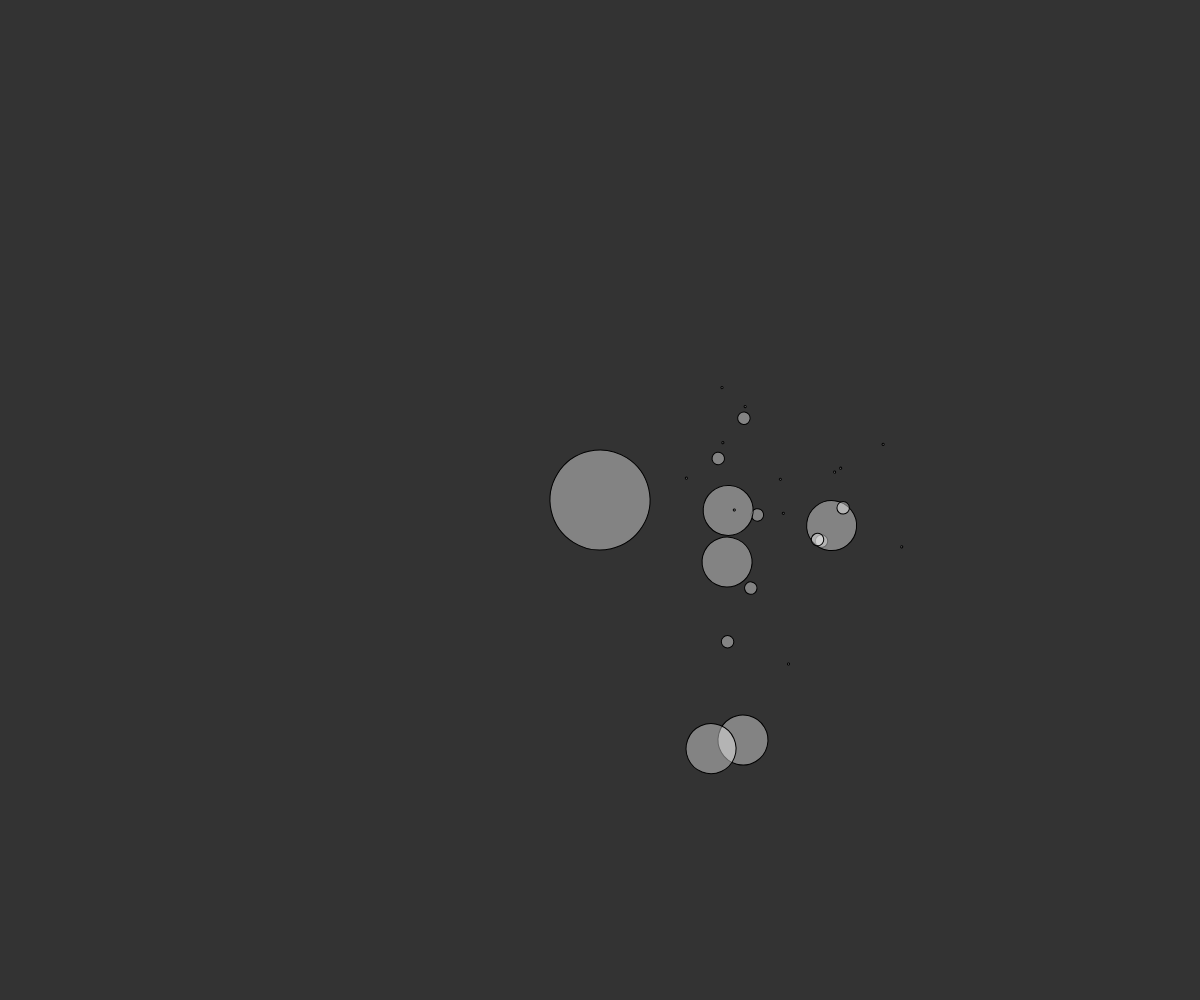
Frame 1 (no input)
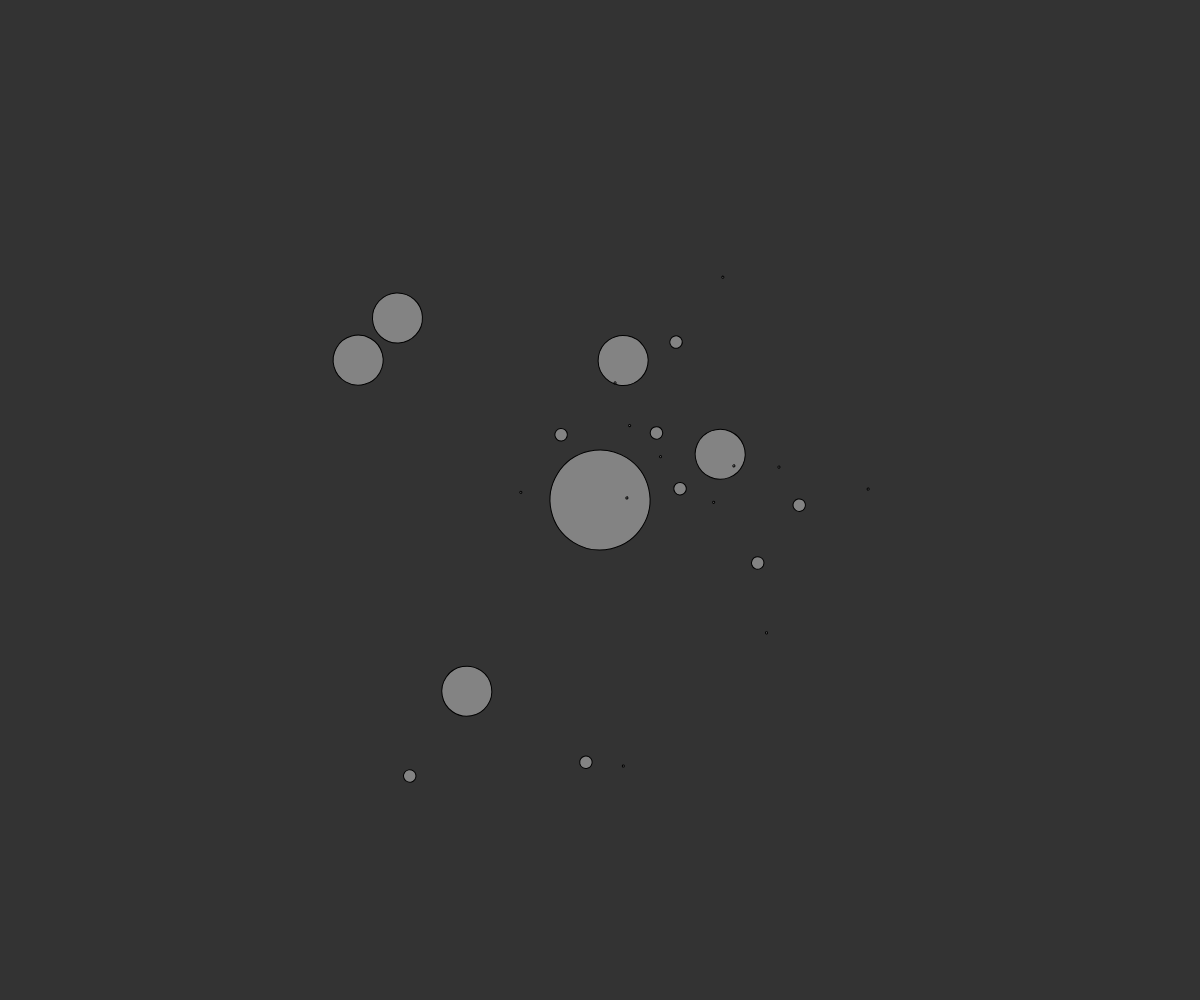
Frame 60 (no input)
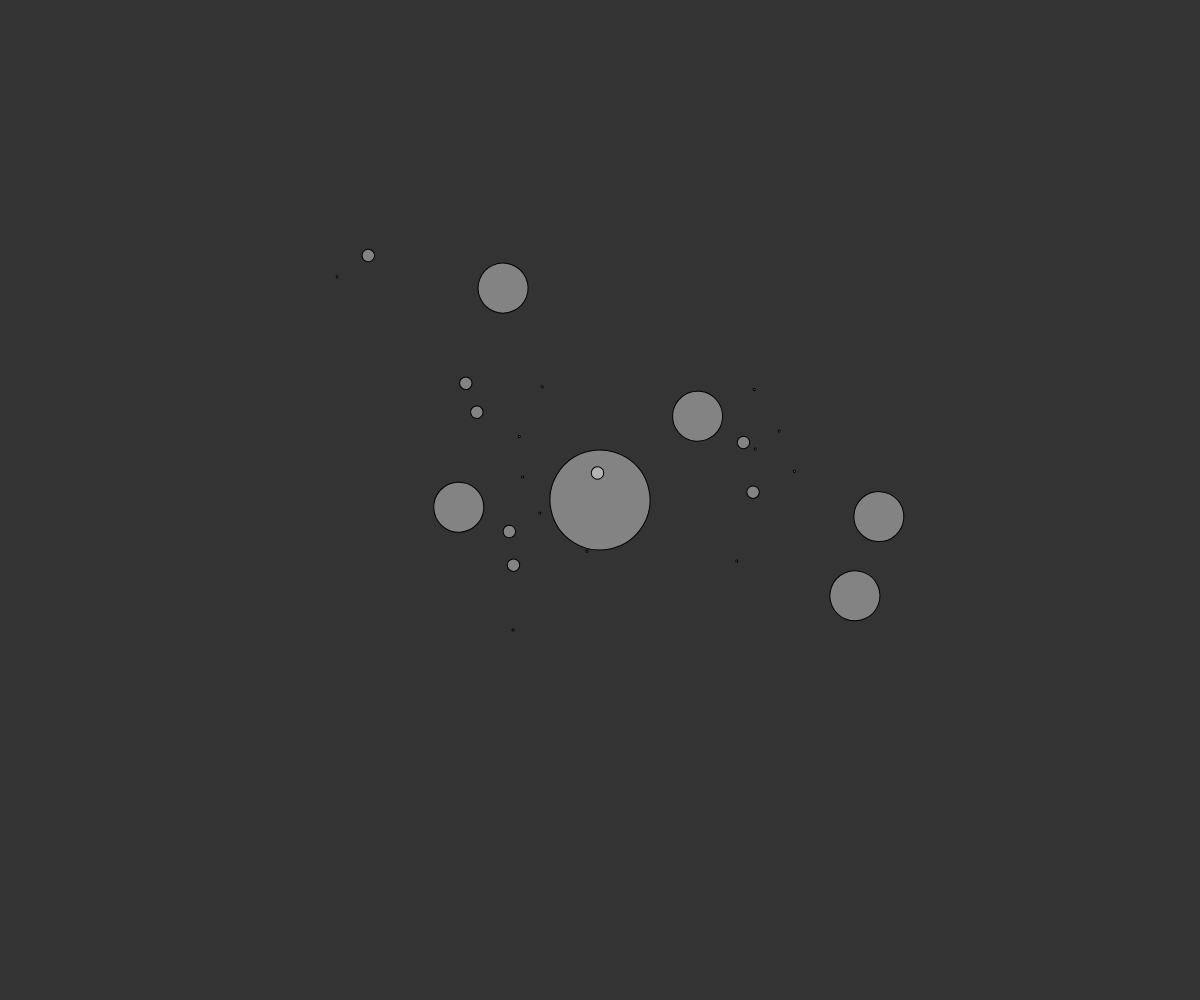
Frame 120 (the mouse pressed at the canvas centre since frame 60)

The p5.js sketch that drew these frames (run headless with seeded random() and noise() and a simulated clock; from frame 60 on, the mouse is pressed at the canvas centre):

// p5.js sketch
// ── sketch.js
let sun;

function setup() {
  createCanvas(windowWidth, windowHeight);
  sun = new Planet(50, 0, 0, random(TWO_PI));
  sun.spawnMoons(5, 1);
}

function draw() {
  background(51);
  translate(width / 2, height / 2);
  sun.orbit();
  sun.show();
}

// ── planet.js
class Planet {
  constructor(radius, distance, orbitSpeed, angle) {
    this.radius = radius;
    this.distance = distance;
    this.orbitSpeed = orbitSpeed;
    this.angle = angle;
    this.planets = [];
  }

  orbit() {
    this.angle += this.orbitSpeed;
    for (const p of this.planets) {
      p.orbit();
    }
  }

  show() {
    push();
    fill(255, 100);
    rotate(this.angle);
    translate(this.distance, 0);
    ellipse(0, 0, this.radius * 2);
    for (const p of this.planets) {
      p.show();
    }
    pop();
  }

  spawnMoons(total, level) {
    for (let i = 0; i < total; i++) {
      const r = this.radius / (level * 2);
      const d = random(100, 300) / level;
      const o = random(0, 0.1);
      const a = random(TWO_PI);
      const p = new Planet(r, d, o, a);
      if (level < 3) {
        const m = Math.floor(random(0, 4));
        p.spawnMoons(m, level + 1);
      }
      this.planets.push(p);
    }
  }
}
